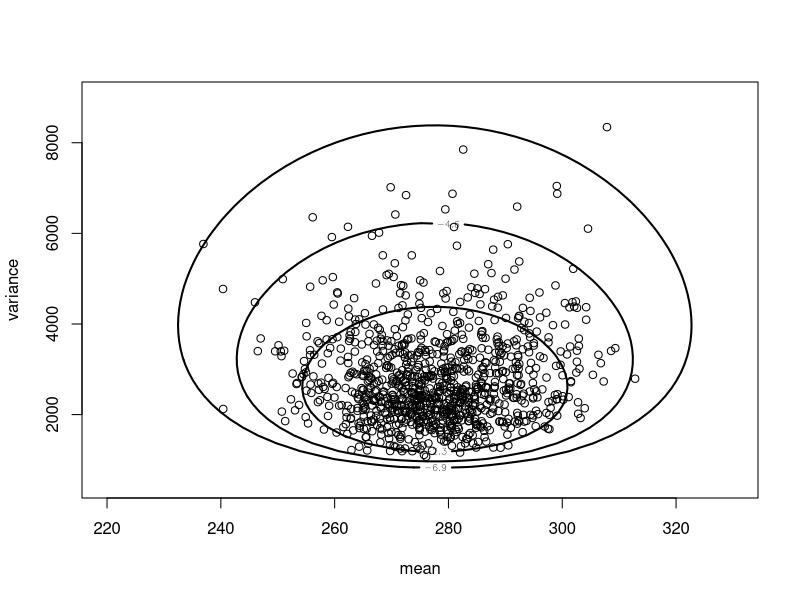
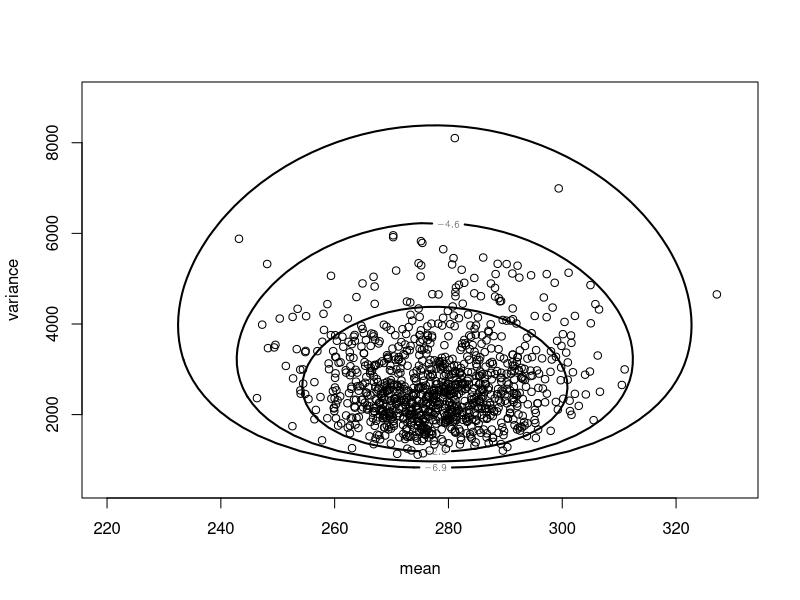
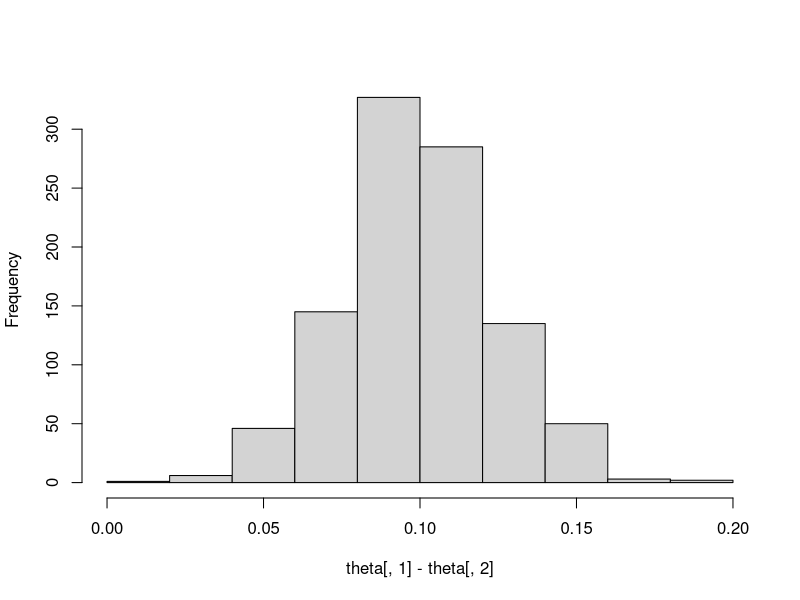
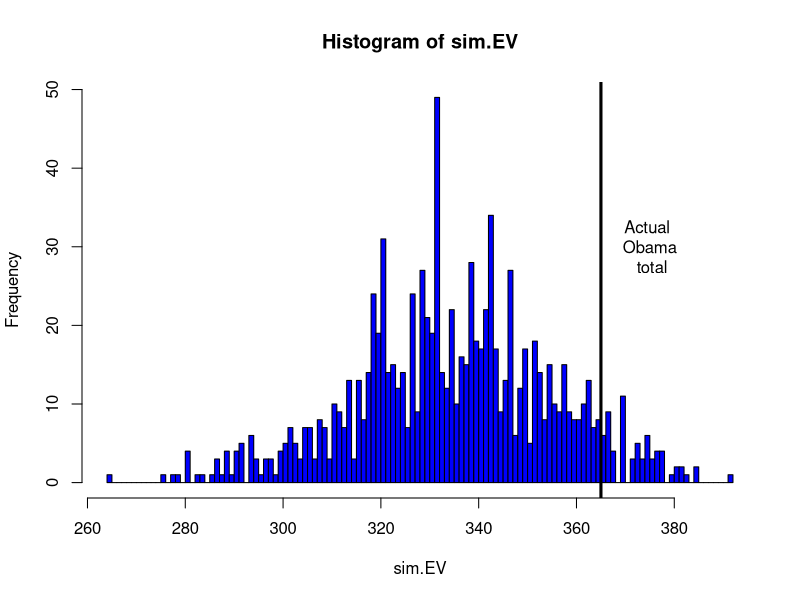
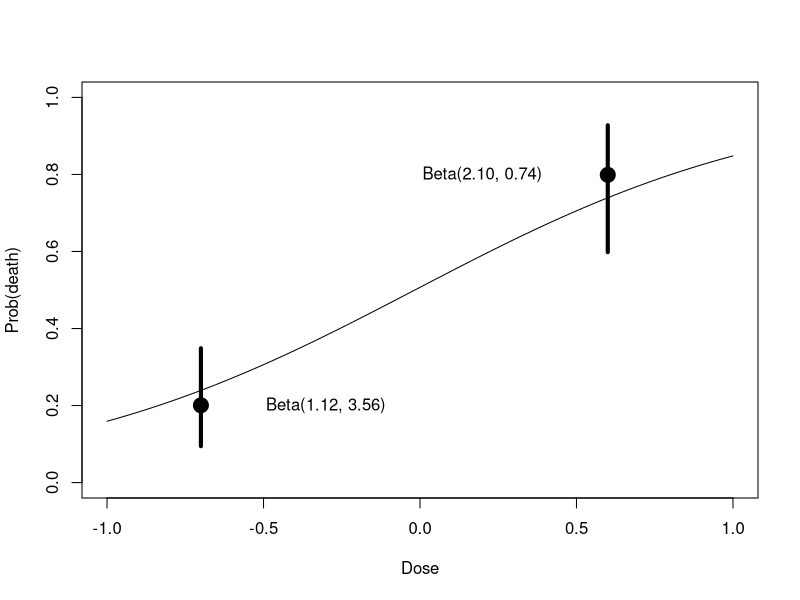
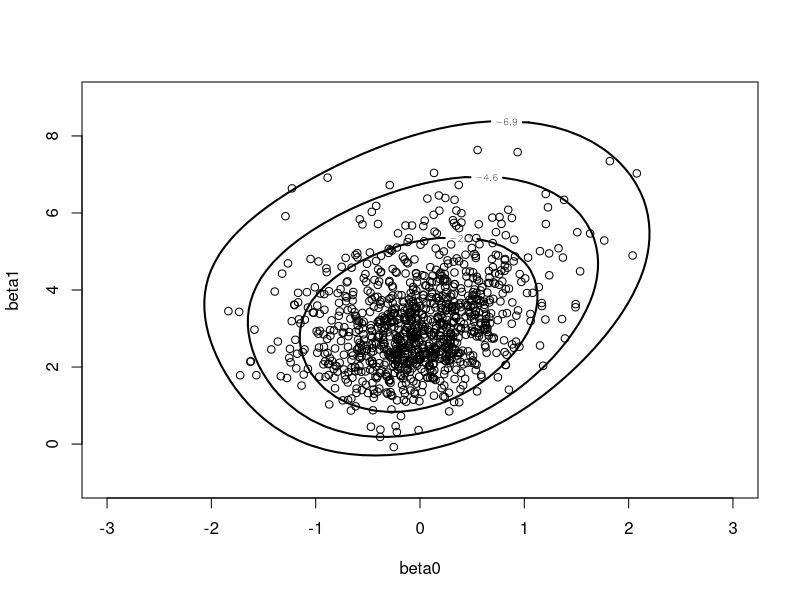
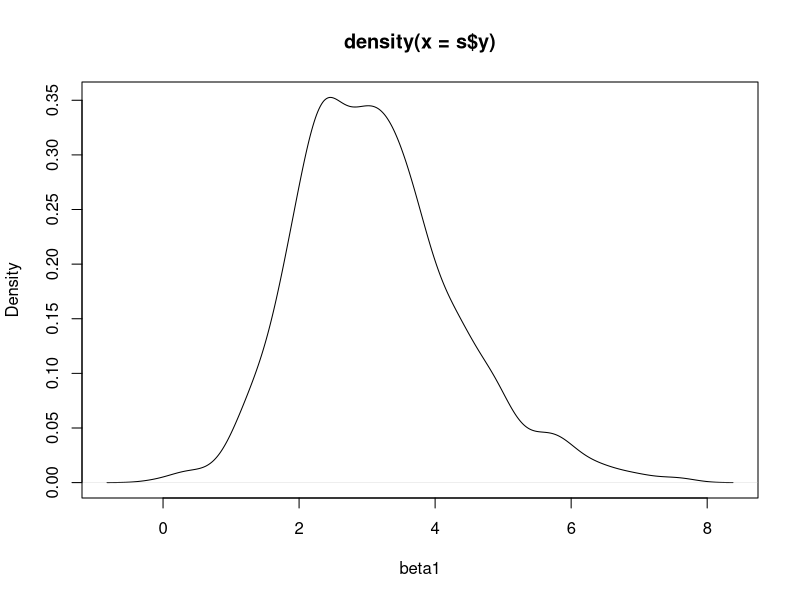
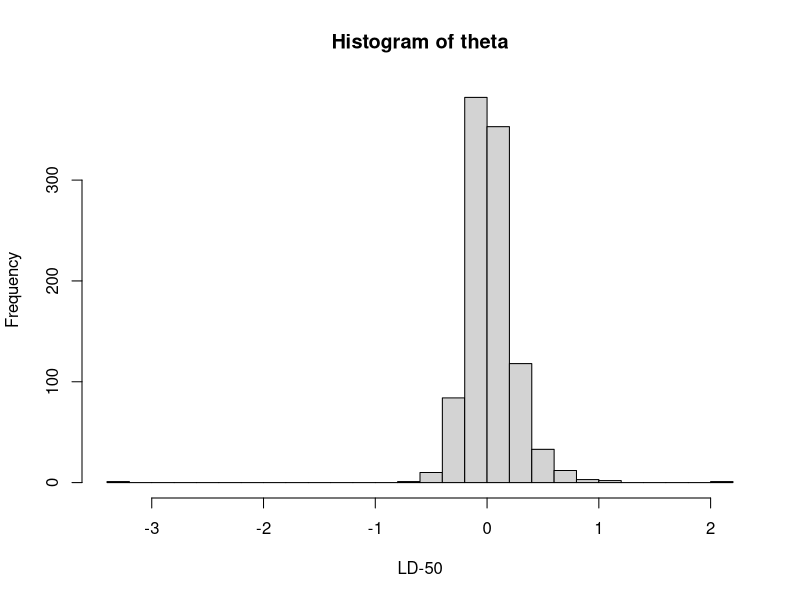

Recreate these plots in R, in order.
###############################
###  Multiparameter Models  ###
###############################

# So now are looking at use of R
# to summarize Bayesian models with
# several unknown parameters.

# We look at 4 examples:
# 1) unknown mean and variance of a
#    normal population;
# 2) multinomial parameters;
# 3) parameters of logistic regression
#    model; and
# 4) comparing two proportions in a
#    2 x 2 contingency table.

##########################################
# Normal Data with Both Parameters Unknown
##########################################

 ### SEE SLIDES #2 and #3

# Interested in learning about the
# distribution of completion times for
# men ages 20-29 running NY marathon.

# load LearnBayes package
library(LearnBayes)

# Construct contour plot of joint posterior
# density
data(marathontimes)

# attach data set to get at
# variable time easily
attach(marathontimes)

# use function normchi2post() which computes
# the log of a posterior density of a mean M
# and a variance S2 when a sample is taken
# from a normal density and a standard
# noninformative prior is used.

?contour

# Also use function mycontour() that adds
# to use of R contour() function and has
# four inputs: (1) name of function that
# defines log density;
d = mycontour(normchi2post,
              # (2) vector of values of rectangle
              # where density is graphed;
              c(220, 330, 500, 9000), 
              # (3) data to be used; and
              # (4) optional contour parameters
              time, xlab="mean",
              ylab="variance")

# Contour lines are 10%, 1%, and 0.1% of
# the maximum value of posterior density
# over the grid.

# We summarize this posterior distribution 
# by simulation. We simulate (mu, sigma^2)
# from joint posterior by first simulating
# sigma^2 from chi^2 distribution and mu
# from a normal distribution. Simulated
# draws of "scale times inverse chi-square"
# distribution of variance sigma^2 by
# transforming chi^2 draws.

# S is sum of mean squared error of time
S = sum((time - mean(time))^2) 
# n is number of observations
n = length(time)
# posterior variance is simulated with 1000
# draws from "scale times inverse chi^2"
sigma2 = S/rchisq(1000, n - 1)
sigma2
# mean is simulated with 1000 draws
# from normal population
mu = rnorm(1000, mean = mean(time), 
           sd = sqrt(sigma2)/sqrt(n))
mu

# NOTE: normpostsim() implements this
# simulation algorithm.
params = normpostsim(data=time, m=1000)
# one thousand simulated means
params$mu
# one thousand simulated variances
params$sigma2

# display values for mu and sigma2
points(mu, sigma2)
# repeat with LearnBayes normpostsim()
# output for points
d = mycontour(normchi2post,
              # (2) vector of values of rectangle
              # where density is graphed;
              c(220, 330, 500, 9000), 
              # (3) data to be used; and
              # (4) optional contour parameters
              time, xlab="mean",
              ylab="variance")
points(params$mu, params$sigma2)
# End up with contour plot of joint
# posterior distribution of (mu, sigma^2)
# for a normal sampling model. Points
# are simulated random sample from
# this distribution.

# Suppose you want to conduct
# inference on the population:
# 95% CI for mean
quantile(mu, c(0.025, 0.975))
# mean of the population of marathon
# running times is somewhere between
# 255.59 and 300.46 minutes in this sample
# or use normpostsim() output (different draw)
quantile(params$mu, c(0.025, 0.975))

# 95% CI for standard deviation
quantile(sqrt(sigma2), c(0.025, 0.975))
# sd is between 37.48 and 71.61 minutes
# or use normpostsim() output (different draw)
quantile(sqrt(params$sigma2), c(0.025, 0.975))

#######################
# A Multinomial Model
#######################

### SEE WIKIPEDIA

library(LearnBayes)

### SEE SLIDES 5-6
alpha = c(728, 584, 138)
alpha
theta = rdirichlet(1000, alpha)
theta

# We are interested in comparing proportions
# for Bush and Dukakis so we focus on
# difference theta[,1]-theta[,2], create
# histogram of simulated draws of differences
hist(theta[, 1] - theta[, 2], main="")
# Mass of distribution is positive showing
# evidence that proportion of Bush voters
# exceeds proportion of Dukakis voters.

### SEE SLIDES 8-9

# Based on posterior distribution of state
# proportions, can simulate from posterior
# distribution of electoral votes for
# Obama. Dataset election.2008 contains
# the percentage of voters in each state
data(election.2008)
attach(election.2008)

# User-defined function to use simulation
# from Dirichlet distribution to compute
# posterior probability that thetaOj
# exceeds thetaMj in the jth state
prob.Obama=function(j)
{
  p=rdirichlet(5000,
               500*c(M.pct[j],
                     O.pct[j],
                     100-M.pct[j]-O.pct[j])/100+1)
  mean(p[,2]>p[,1])
}

# Compute Obama win probability
# for all states
Obama.win.probs=sapply(1:51,prob.Obama)
Obama.win.probs

# With win probabilities, can simulate
# from posterior distribution of the Obama
# electoral votes by flipping set of 51
# biased coins, where coin probabilities
# correspond to the Obama state win pro-
# babilities.

# Then we compute number of Obama electoral
# votes based on results of the coin flips.

# sim.election() creates one simulation,
# repeat 1000 times with replicate()

sim.election=function()
{
  winner=rbinom(51,1,Obama.win.probs)  
  sum(EV*winner)         
}

sim.EV=replicate(1000,sim.election())
sim.EV

# construct histogram of posterior EVo
hist(sim.EV,min(sim.EV):max(sim.EV),col="blue")
# and show actual Obama electoral vote total
abline(v=365,lwd=3)  # Obama received 365 votes
text(375,30,"Actual \n Obama \n total")

############################
# A Bioassay Experiment
############################

### SEE SLIDES 11-12

# Define covariate vector x and vectors
# of sample sizes and observed success
# counts n and y
x = c(-0.86, -0.3, -0.05, 0.73)
n = c(5, 5, 5, 5)
y = c(0, 1, 3, 5)
data = cbind(x, n, y)
data

# Fit model with ML using glm()
# and summary()
glmdata = cbind(y, n - y)
glmdata
results = glm(glmdata ~ x, family = binomial)
results
summary(results)

# User has beliefs about probability
# of death at two different dose levels,
# XsubL and XsubH

# when x = -.7, median and 90th 
# percentile of p are (.2,.5)
?beta.select

a1.b1=beta.select(list(p=.5,x=.2),
                  list(p=.9,x=.5))
a1.b1

# when x = +.6, median and 90th 
# percentile of p are (.8, .98)
a2.b2=beta.select(list(p=.5,x=.8),
                  list(p=.9,x=.98))
a2.b2

### SEE SLIDE 13

# Plot conditional means prior for bioassay.
# In each bar, point corresponds to median
# and endpoints correspond to quartiles of
# prior distribution for each beta distribution
plot(c(-1,1),c(0,1),type="n",xlab="Dose",ylab="Prob(death)")
lines(-0.7*c(1,1),qbeta(c(.25,.75),a1.b1[1],a1.b1[2]),lwd=4)
lines(0.6*c(1,1),qbeta(c(.25,.75),a2.b2[1],a2.b2[2]),lwd=4)
points(c(-0.7,0.6),qbeta(.5,c(a1.b1[1],a2.b2[1]),c(a1.b1[2],a2.b2[2])),
       pch=19,cex=2)
text(-0.3,.2,"Beta(1.12, 3.56)")
text(.2,.8,"Beta(2.10, 0.74)")
response=rbind(a1.b1,a2.b2)
x=c(-0.7,0.6)
fit = glm(response ~ x, family = binomial)
curve(exp(fit$coef[1]+fit$coef[2]*x)/
        (1+exp(fit$coef[1]+fit$coef[2]*x)),add=T)

### SEE SLIDES 14, 15 and 16

# The log posterior for (Beta0, Beta1) in
# this logistic model is calculate using
# logisticpost() with data a matrix of
# dose, # successes, sample size.

# We combine data with prior data
prior=rbind(c(-0.7, 4.68, 1.12),
            c(0.6, 2.10, 0.74))
prior; data
data.new=rbind(data, prior)
data.new

# To summarize posterior distribution, we
# find rectangle that includes all of
# posterior probability. Use ML to get
# first guess

# Contour plot of posterior distribution
# of (Beta0, Beta1) for bioassay. Contour
# lines are drawn at 10%, 1%, and .1% of
# model height
mycontour(logisticpost,c(-3,3,-1,9),data.new,
          xlab="beta0", ylab="beta1")

# Use simcontour() to simulate pairs of
# (Beta0, Beta1) from posterior density
# computed on this rectangular grid
s=simcontour(logisticpost,c(-2,3,-1,11),data.new,1000)
s
# We put points on contour grid...have 
# contour plot of posterior distribution
# of (Beta0, Beta1) with simulated
# random sample
points(s)

# Display density estimate of simulated
# values of slope parameter Beta1. All
# of mass of density of Beta 1 is positive,
# indicating evidence that increasing
# levels of the dose does increase the
# probability of death
plot(density(s$y),xlab="beta1")

# Parameter of interest is LD-50, value
# of dose X such that prob of death is
# one half. It is equal to -Beta0/Beta1
theta=-s$x/s$y
hist(theta,xlab="LD-50",breaks=20)

# We compute 95% CI
quantile(theta,c(.025,.975))

# So probability that theta is contained
# in (-0.3467, 0.4424) is 0.95

#############################
# Comparing Two Proportions
#############################

# Howard considers general problem of
# comparing proportions from two
# independent binomial distributions.

# Suppose we observe y1 distributed as
# binomial(n1,p1) and y2 distributed as
# binomial(n2,p2). We want to know
# if data favor H1: p1 > p2 or H2: p1 < p2

# We also want a measure of strength of
# the evidence in support of one hypothesis.

# Important task is construction of
# appropriate prior distribution. But
# issue of independence is questionable.

# Suppose we are give info that one
# proportion is equal to a particular
# value, p1 = .8. This can influence
# a user's prior beliefs about p2 by
# believing p2 is also close to .8.

### SEE SLIDE 21

# Suppose alpha = beta = lambda = gamma = 1,
# reflecting prior beliefs about each
# individual parameter. The logarithm of
# the dependent prior is defined by
# howardprior()

# Using mycontour() we create contour
# plots of dependent prior for values
# of association parameters 
# sigma = 2, 1, .5, and .25.
sigma=c(2,1,.5,.25)
plo=.0001;phi=.9999
par(mfrow=c(2,2))
for (i in 1:4)
  mycontour(howardprior,c(plo,phi,plo,phi),c(1,1,1,1,sigma[i]),
            main=paste("sigma=",as.character(sigma[i])),
            xlab="p1",ylab="p2")

# Note that as sigma goes to zero, prior
# is placing more of mass along line where
# two proportions are equal.

### SEE SLIDE 22

# Since posterior is same functional
# form as prior, we use howardprior()
# for posterior calculations and create
# contour plots of posterior for four
# values of association parameter sigma

sigma=c(2,1,.5,.25)
par(mfrow=c(2,2))
for (i in 1:4)
{
  mycontour(howardprior,c(plo,phi,plo,phi),
            c(1+3,1+15,1+7,1+5,sigma[i]),
            main=paste("sigma=",as.character(sigma[i])),
            xlab="p1",ylab="p2")
  lines(c(0,1),c(0,1))
}

# Now we can test hypothesis H1: p1 > p2
# by computing prob of this region of
# the parameter space. Use simcontour()
# to get simulated sample from posterior
# distribution of (p1, p2), and then find
# proportion of simulated pairs where
# p1 > p2 for sigma = 2, 1, .5 and .25

# sigma = 2
s=simcontour(howardprior,c(plo,phi,plo,phi),
             c(1+3,1+15,1+7,1+5,2),1000)
s
# P(p1 > p2)
sum(s$x>s$y)/1000

# sigma = 1
s=simcontour(howardprior,c(plo,phi,plo,phi),
             c(1+3,1+15,1+7,1+5,1),1000)
# P(p1 > p2)
sum(s$x>s$y)/1000

# sigma = .5
s=simcontour(howardprior,c(plo,phi,plo,phi),
             c(1+3,1+15,1+7,1+5,.5),1000)
# P(p1 > p2)
sum(s$x>s$y)/1000

# sigma = .25
s=simcontour(howardprior,c(plo,phi,plo,phi),
             c(1+3,1+15,1+7,1+5,.25),1000)
# P(p1 > p2)
sum(s$x>s$y)/1000
